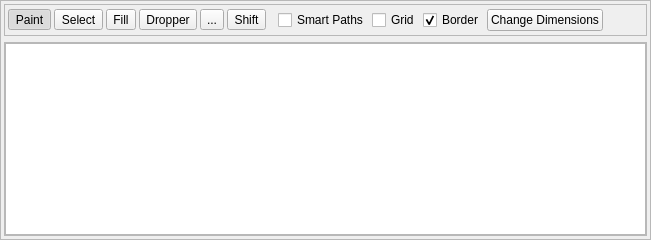
              <widget class="QFrame" name="frame_9">
               <property name="sizePolicy">
                <sizepolicy hsizetype="Preferred" vsizetype="Preferred">
                 <horstretch>1</horstretch>
                 <verstretch>0</verstretch>
                </sizepolicy>
               </property>
               <property name="frameShape">
                <enum>QFrame::Shape::StyledPanel</enum>
               </property>
               <property name="frameShadow">
                <enum>QFrame::Shadow::Raised</enum>
               </property>
               <property name="lineWidth">
                <number>1</number>
               </property>
               <layout class="QGridLayout" name="gridLayout_4">
                <property name="leftMargin">
                 <number>3</number>
                </property>
                <property name="topMargin">
                 <number>3</number>
                </property>
                <property name="rightMargin">
                 <number>3</number>
                </property>
                <property name="bottomMargin">
                 <number>3</number>
                </property>
                <property name="spacing">
                 <number>6</number>
                </property>
                <item row="1" column="0">
                 <widget class="QFrame" name="frame_7">
                  <property name="frameShape">
                   <enum>QFrame::Shape::StyledPanel</enum>
                  </property>
                  <property name="frameShadow">
                   <enum>QFrame::Shadow::Raised</enum>
                  </property>
                  <layout class="QGridLayout" name="gridLayout_2">
                   <property name="leftMargin">
                    <number>0</number>
                   </property>
                   <property name="topMargin">
                    <number>0</number>
                   </property>
                   <property name="rightMargin">
                    <number>0</number>
                   </property>
                   <property name="bottomMargin">
                    <number>0</number>
                   </property>
                   <item row="0" column="0">
                    <widget class="MapView" name="graphicsView_Map" native="true">
                     <property name="sizePolicy">
                      <sizepolicy hsizetype="Expanding" vsizetype="Expanding">
                       <horstretch>0</horstretch>
                       <verstretch>0</verstretch>
                      </sizepolicy>
                     </property>
                     <property name="mouseTracking">
                      <bool>false</bool>
                     </property>
                     <property name="autoFillBackground">
                      <bool>false</bool>
                     </property>
                    </widget>
                   </item>
                  </layout>
                 </widget>
                </item>
                <item row="0" column="0">
                 <widget class="QFrame" name="frame_mapTools">
                  <property name="sizePolicy">
                   <sizepolicy hsizetype="Expanding" vsizetype="Fixed">
                    <horstretch>0</horstretch>
                    <verstretch>0</verstretch>
                   </sizepolicy>
                  </property>
                  <property name="minimumSize">
                   <size>
                    <width>0</width>
                    <height>32</height>
                   </size>
                  </property>
                  <property name="frameShape">
                   <enum>QFrame::Shape::StyledPanel</enum>
                  </property>
                  <property name="frameShadow">
                   <enum>QFrame::Shadow::Raised</enum>
                  </property>
                  <layout class="QHBoxLayout" name="horizontalLayout_2">
                   <property name="spacing">
                    <number>3</number>
                   </property>
                   <property name="leftMargin">
                    <number>3</number>
                   </property>
                   <property name="topMargin">
                    <number>3</number>
                   </property>
                   <property name="rightMargin">
                    <number>3</number>
                   </property>
                   <property name="bottomMargin">
                    <number>3</number>
                   </property>
                   <item>
                    <widget class="QFrame" name="frame_toolButtons">
                     <property name="frameShape">
                      <enum>QFrame::Shape::NoFrame</enum>
                     </property>
                     <property name="frameShadow">
                      <enum>QFrame::Shadow::Raised</enum>
                     </property>
                     <layout class="QHBoxLayout" name="horizontalLayout_17">
                      <property name="spacing">
                       <number>3</number>
                      </property>
                      <property name="leftMargin">
                       <number>0</number>
                      </property>
                      <property name="topMargin">
                       <number>0</number>
                      </property>
                      <property name="rightMargin">
                       <number>9</number>
                      </property>
                      <property name="bottomMargin">
                       <number>0</number>
                      </property>
                      <item>
                       <widget class="QToolButton" name="toolButton_Paint">
                        <property name="enabled">
                         <bool>true</bool>
                        </property>
                        <property name="toolTip">
                         <string>&lt;html&gt;&lt;head/&gt;&lt;body&gt;&lt;p&gt;Pencil&lt;/p&gt;&lt;p&gt;&lt;span style=&quot; font-weight:600;&quot;&gt;Click&lt;/span&gt; and drag to draw on the map.&lt;/p&gt;&lt;p&gt;&lt;span style=&quot; font-weight:600;&quot;&gt;Right-click&lt;/span&gt; and drag to select tiles.&lt;/p&gt;&lt;/body&gt;&lt;/html&gt;</string>
                        </property>
                        <property name="text">
                         <string>Paint</string>
                        </property>
                        <property name="icon">
                         <iconset resource="../resources/images.qrc">
                          <normaloff>:/icons/pencil.ico</normaloff>:/icons/pencil.ico</iconset>
                        </property>
                        <property name="checkable">
                         <bool>true</bool>
                        </property>
                        <property name="checked">
                         <bool>true</bool>
                        </property>
                        <property name="autoRaise">
                         <bool>false</bool>
                        </property>
                       </widget>
                      </item>
                      <item>
                       <widget class="QToolButton" name="toolButton_Select">
                        <property name="enabled">
                         <bool>true</bool>
                        </property>
                        <property name="toolTip">
                         <string>&lt;html&gt;&lt;head/&gt;&lt;body&gt;&lt;p&gt;Pointer&lt;/p&gt;&lt;p&gt;Does nothing&lt;/p&gt;&lt;/body&gt;&lt;/html&gt;</string>
                        </property>
                        <property name="text">
                         <string>Select</string>
                        </property>
                        <property name="icon">
                         <iconset resource="../resources/images.qrc">
                          <normaloff>:/icons/cursor.ico</normaloff>:/icons/cursor.ico</iconset>
                        </property>
                        <property name="checkable">
                         <bool>true</bool>
                        </property>
                       </widget>
                      </item>
                      <item>
                       <widget class="QToolButton" name="toolButton_Fill">
                        <property name="toolTip">
                         <string>&lt;html&gt;&lt;head/&gt;&lt;body&gt;&lt;p&gt;Bucket Fill&lt;/p&gt;&lt;p&gt;Fills all similar tiles in a region with the selected metatiles or collision attributes&lt;/p&gt;&lt;/body&gt;&lt;/html&gt;</string>
                        </property>
                        <property name="text">
                         <string>Fill</string>
                        </property>
                        <property name="icon">
                         <iconset resource="../resources/images.qrc">
                          <normaloff>:/icons/fill_color.ico</normaloff>:/icons/fill_color.ico</iconset>
                        </property>
                        <property name="checkable">
                         <bool>true</bool>
                        </property>
                       </widget>
                      </item>
                      <item>
                       <widget class="QToolButton" name="toolButton_Dropper">
                        <property name="toolTip">
                         <string>&lt;html&gt;&lt;head/&gt;&lt;body&gt;&lt;p&gt;Eyedropper&lt;/p&gt;&lt;p&gt;&lt;span style=&quot; font-weight:600;&quot;&gt;Click&lt;/span&gt; to select a metatile or collision attribute.&lt;/p&gt;&lt;/body&gt;&lt;/html&gt;</string>
                        </property>
                        <property name="text">
                         <string>Dropper</string>
                        </property>
                        <property name="icon">
                         <iconset resource="../resources/images.qrc">
                          <normaloff>:/icons/pipette.ico</normaloff>:/icons/pipette.ico</iconset>
                        </property>
                        <property name="checkable">
                         <bool>true</bool>
                        </property>
                       </widget>
                      </item>
                      <item>
                       <widget class="QToolButton" name="toolButton_Move">
                        <property name="toolTip">
                         <string>&lt;html&gt;&lt;head/&gt;&lt;body&gt;&lt;p&gt;Move&lt;/p&gt;&lt;p&gt;Click to drag map around.&lt;/p&gt;&lt;/body&gt;&lt;/html&gt;</string>
                        </property>
                        <property name="text">
                         <string>...</string>
                        </property>
                        <property name="icon">
                         <iconset resource="../resources/images.qrc">
                          <normaloff>:/icons/move.ico</normaloff>:/icons/move.ico</iconset>
                        </property>
                        <property name="checkable">
                         <bool>true</bool>
                        </property>
                       </widget>
                      </item>
                      <item>
                       <widget class="QToolButton" name="toolButton_Shift">
                        <property name="toolTip">
                         <string>&lt;html&gt;&lt;head/&gt;&lt;body&gt;&lt;p&gt;Map Shift&lt;/p&gt;&lt;p&gt;&lt;span style=&quot; font-weight:600;&quot;&gt;Click and drag&lt;/span&gt; on the map to shift the positions of all metatiles (Map tab) or events (Events tab) at once. This is useful after resizing a map.&lt;/p&gt;&lt;/body&gt;&lt;/html&gt;</string>
                        </property>
                        <property name="text">
                         <string>Shift</string>
                        </property>
                        <property name="icon">
                         <iconset resource="../resources/images.qrc">
                          <normaloff>:/icons/shift.ico</normaloff>:/icons/shift.ico</iconset>
                        </property>
                        <property name="checkable">
                         <bool>true</bool>
                        </property>
                       </widget>
                      </item>
                     </layout>
                    </widget>
                   </item>
                   <item>
                    <widget class="QCheckBox" name="checkBox_smartPaths">
                     <property name="toolTip">
                      <string>&lt;html&gt;&lt;head/&gt;&lt;body&gt;&lt;p&gt;Smart-path mode allows easier drawing of paths. If a 3x3 metatile block is selcted in the right panel, then smart path mode will automatically form a pathway using those selected blocks.&lt;/p&gt;&lt;p&gt;When smart-path mode is &lt;span style=&quot; font-weight:600;&quot;&gt;not&lt;/span&gt; enabled, clicking and dragging a selection will tile it in a grid.&lt;/p&gt;&lt;p&gt;Hold down the &lt;span style=&quot; font-weight:600;&quot;&gt;shift&lt;/span&gt; key while editing to quickly enable smart-path mode.&lt;/p&gt;&lt;/body&gt;&lt;/html&gt;</string>
                     </property>
                     <property name="text">
                      <string>Smart Paths</string>
                     </property>
                    </widget>
                   </item>
                   <item>
                    <widget class="QCheckBox" name="checkBox_ToggleGrid">
                     <property name="toolTip">
                      <string>&lt;html&gt;&lt;head/&gt;&lt;body&gt;&lt;p&gt;Toggles a grid over the map's metatile boundaries.&lt;/p&gt;&lt;p&gt;&lt;span style=&quot; font-weight:600;&quot;&gt;Ctrl + G&lt;/span&gt;&lt;/p&gt;&lt;/body&gt;&lt;/html&gt;</string>
                     </property>
                     <property name="styleSheet">
                      <string notr="true"/>
                     </property>
                     <property name="text">
                      <string>Grid</string>
                     </property>
                    </widget>
                   </item>
                   <item>
                    <widget class="QCheckBox" name="checkBox_ToggleBorder">
                     <property name="text">
                      <string>Border</string>
                     </property>
                     <property name="checked">
                      <bool>true</bool>
                     </property>
                    </widget>
                   </item>
                   <item>
                    <widget class="QPushButton" name="pushButton_ChangeDimensions">
                     <property name="toolTip">
                      <string>&lt;html&gt;&lt;head/&gt;&lt;body&gt;&lt;p&gt;Change a map layout's width and height.&lt;/p&gt;&lt;/body&gt;&lt;/html&gt;</string>
                     </property>
                     <property name="text">
                      <string>Change Dimensions</string>
                     </property>
                    </widget>
                   </item>
                   <item>
                    <spacer name="horizontalSpacer1">
                     <property name="orientation">
                      <enum>Qt::Orientation::Horizontal</enum>
                     </property>
                     <property name="sizeHint" stdset="0">
                      <size>
                       <width>40</width>
                       <height>20</height>
                      </size>
                     </property>
                    </spacer>
                   </item>
                  </layout>
                 </widget>
                </item>
               </layout>
              </widget>
